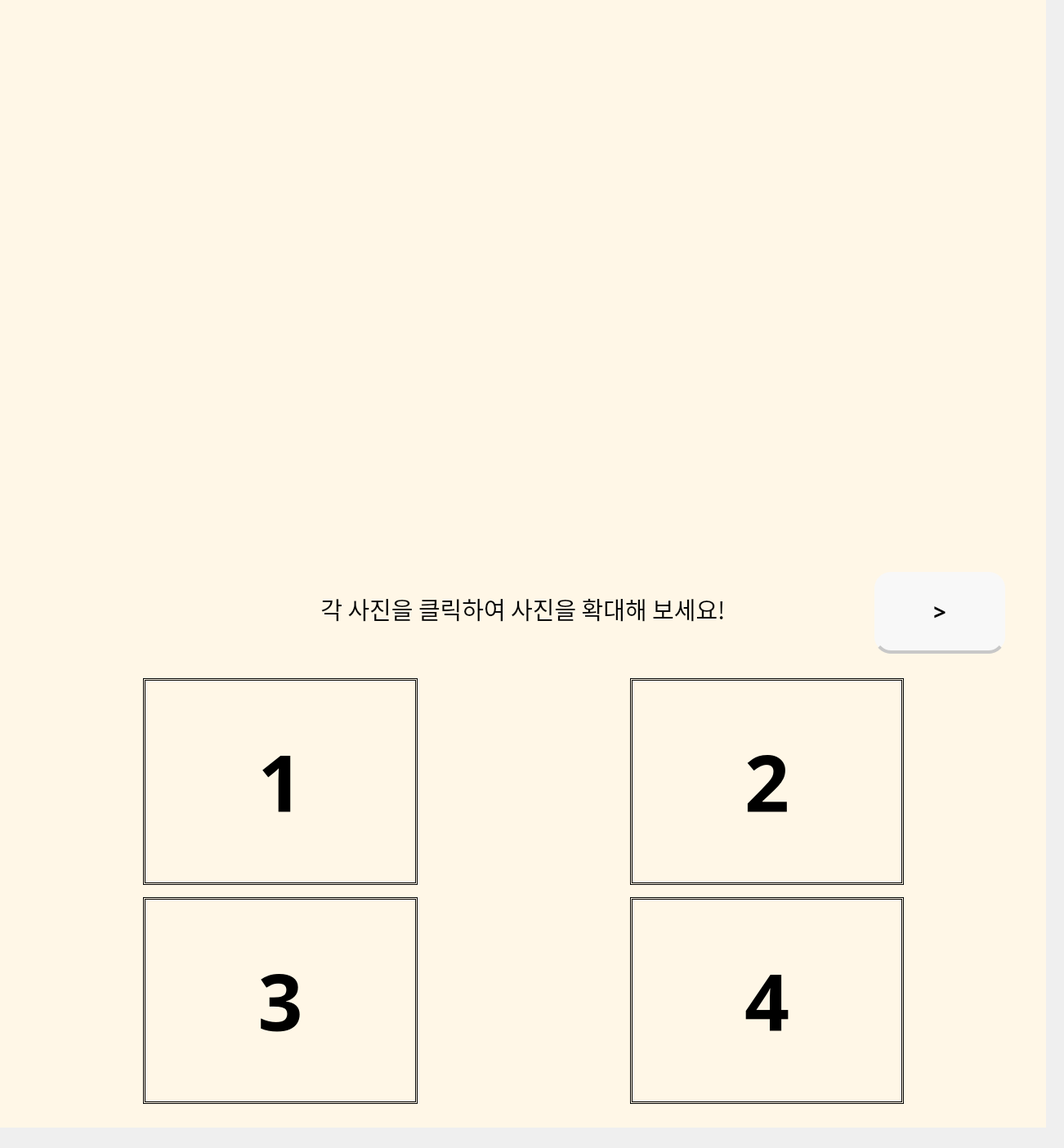
<?xml version="1.0" encoding="UTF-8"?>
<ui version="4.0">
 <class>MainWindow</class>
 <widget class="QMainWindow" name="MainWindow">
  <property name="geometry">
   <rect>
    <x>0</x>
    <y>0</y>
    <width>1302</width>
    <height>1405</height>
   </rect>
  </property>
  <property name="windowTitle">
   <string>MainWindow</string>
  </property>
  <widget class="QWidget" name="centralwidget">
   <widget class="QStackedWidget" name="stack">
    <property name="geometry">
     <rect>
      <x>0</x>
      <y>660</y>
      <width>1280</width>
      <height>720</height>
     </rect>
    </property>
    <property name="sizePolicy">
     <sizepolicy hsizetype="Fixed" vsizetype="Fixed">
      <horstretch>0</horstretch>
      <verstretch>0</verstretch>
     </sizepolicy>
    </property>
    <property name="styleSheet">
     <string notr="true">background-color : #FFF7E7</string>
    </property>
    <property name="currentIndex">
     <number>3</number>
    </property>
    <widget class="QWidget" name="InitPage">
     <widget class="QLabel" name="label">
      <property name="geometry">
       <rect>
        <x>4</x>
        <y>330</y>
        <width>1271</width>
        <height>60</height>
       </rect>
      </property>
      <property name="font">
       <font>
        <family>Leferi Base Type</family>
        <weight>75</weight>
        <bold>true</bold>
       </font>
      </property>
      <property name="layoutDirection">
       <enum>Qt::LeftToRight</enum>
      </property>
      <property name="styleSheet">
       <string notr="true">color : #000000</string>
      </property>
      <property name="text">
       <string>&lt;html&gt;&lt;head/&gt;&lt;body&gt;&lt;p align=&quot;center&quot;&gt;&lt;span style=&quot; font-size:16pt; font-weight:600;&quot;&gt;터치하여 PhoRest를 시작해 보세요&lt;/span&gt;&lt;/p&gt;&lt;/body&gt;&lt;/html&gt;</string>
      </property>
      <property name="alignment">
       <set>Qt::AlignCenter</set>
      </property>
     </widget>
    </widget>
    <widget class="QWidget" name="ChoosePeoplePage">
     <widget class="QLabel" name="label_3">
      <property name="geometry">
       <rect>
        <x>220</x>
        <y>20</y>
        <width>840</width>
        <height>100</height>
       </rect>
      </property>
      <property name="font">
       <font>
        <family>Leferi Point Type Special</family>
        <weight>50</weight>
        <bold>false</bold>
       </font>
      </property>
      <property name="text">
       <string>&lt;html&gt;&lt;head/&gt;&lt;body&gt;&lt;p align=&quot;center&quot;&gt;&lt;span style=&quot; font-size:26pt; font-weight:400;&quot;&gt;촬영할 인원수를 선택해주세요&lt;/span&gt;&lt;/p&gt;&lt;/body&gt;&lt;/html&gt;</string>
      </property>
     </widget>
     <widget class="QPushButton" name="NextBtn">
      <property name="geometry">
       <rect>
        <x>1070</x>
        <y>40</y>
        <width>160</width>
        <height>100</height>
       </rect>
      </property>
      <property name="font">
       <font>
        <family>Leferi Point Type Special</family>
        <pointsize>20</pointsize>
        <weight>50</weight>
        <bold>false</bold>
       </font>
      </property>
      <property name="styleSheet">
       <string notr="true">QPushButton{
	color: black;
    background-color: #F8F8F8		;
    padding: 12px;
    border-bottom: 4px solid #c8c8c8;
	border-radius: 20%;
}</string>
      </property>
      <property name="text">
       <string>다음</string>
      </property>
     </widget>
     <widget class="QWidget" name="gridLayoutWidget">
      <property name="geometry">
       <rect>
        <x>10</x>
        <y>170</y>
        <width>1261</width>
        <height>521</height>
       </rect>
      </property>
      <layout class="QGridLayout" name="gridLayout">
       <property name="leftMargin">
        <number>50</number>
       </property>
       <property name="topMargin">
        <number>20</number>
       </property>
       <property name="rightMargin">
        <number>50</number>
       </property>
       <property name="bottomMargin">
        <number>20</number>
       </property>
       <property name="horizontalSpacing">
        <number>100</number>
       </property>
       <property name="verticalSpacing">
        <number>50</number>
       </property>
       <item row="0" column="2">
        <widget class="QPushButton" name="Btn3">
         <property name="sizePolicy">
          <sizepolicy hsizetype="Preferred" vsizetype="Preferred">
           <horstretch>0</horstretch>
           <verstretch>0</verstretch>
          </sizepolicy>
         </property>
         <property name="font">
          <font>
           <family>Leferi Base Type Bold</family>
           <pointsize>36</pointsize>
           <weight>75</weight>
           <bold>true</bold>
          </font>
         </property>
         <property name="styleSheet">
          <string notr="true">QPushButton{
	color: black;
    background-color: #F8F8F8		;
    padding: 12px;
    border-bottom: 4px solid #c8c8c8;
	border-radius: 50%;
}</string>
         </property>
         <property name="text">
          <string>3명</string>
         </property>
        </widget>
       </item>
       <item row="0" column="0">
        <widget class="QPushButton" name="Btn1">
         <property name="enabled">
          <bool>true</bool>
         </property>
         <property name="sizePolicy">
          <sizepolicy hsizetype="Preferred" vsizetype="Preferred">
           <horstretch>0</horstretch>
           <verstretch>0</verstretch>
          </sizepolicy>
         </property>
         <property name="font">
          <font>
           <family>Leferi Base Type Bold</family>
           <pointsize>36</pointsize>
           <weight>75</weight>
           <bold>true</bold>
          </font>
         </property>
         <property name="contextMenuPolicy">
          <enum>Qt::DefaultContextMenu</enum>
         </property>
         <property name="styleSheet">
          <string notr="true">QPushButton{
	color: black;
    background-color: #F8F8F8		;
    padding: 12px;
    border-bottom: 4px solid #c8c8c8;
	border-radius: 50%;
}</string>
         </property>
         <property name="text">
          <string>1명</string>
         </property>
        </widget>
       </item>
       <item row="0" column="1">
        <widget class="QPushButton" name="Btn2">
         <property name="sizePolicy">
          <sizepolicy hsizetype="Preferred" vsizetype="Preferred">
           <horstretch>0</horstretch>
           <verstretch>0</verstretch>
          </sizepolicy>
         </property>
         <property name="font">
          <font>
           <family>Leferi Base Type Bold</family>
           <pointsize>36</pointsize>
           <weight>75</weight>
           <bold>true</bold>
          </font>
         </property>
         <property name="styleSheet">
          <string notr="true">QPushButton{
	color: black;
    background-color: #F8F8F8		;
    padding: 12px;
    border-bottom: 4px solid #c8c8c8;
	border-radius: 50%;
}</string>
         </property>
         <property name="text">
          <string>2명</string>
         </property>
        </widget>
       </item>
       <item row="1" column="2">
        <widget class="QPushButton" name="Btn6">
         <property name="sizePolicy">
          <sizepolicy hsizetype="Preferred" vsizetype="Preferred">
           <horstretch>0</horstretch>
           <verstretch>0</verstretch>
          </sizepolicy>
         </property>
         <property name="font">
          <font>
           <family>Leferi Base Type Bold</family>
           <pointsize>36</pointsize>
           <weight>75</weight>
           <bold>true</bold>
          </font>
         </property>
         <property name="styleSheet">
          <string notr="true">QPushButton{
	color: black;
    background-color: #F8F8F8		;
    padding: 12px;
    border-bottom: 4px solid #c8c8c8;
	border-radius: 50%;
}</string>
         </property>
         <property name="text">
          <string>6명</string>
         </property>
        </widget>
       </item>
       <item row="1" column="1">
        <widget class="QPushButton" name="Btn5">
         <property name="sizePolicy">
          <sizepolicy hsizetype="Preferred" vsizetype="Preferred">
           <horstretch>0</horstretch>
           <verstretch>0</verstretch>
          </sizepolicy>
         </property>
         <property name="font">
          <font>
           <family>Leferi Base Type Bold</family>
           <pointsize>36</pointsize>
           <weight>75</weight>
           <bold>true</bold>
          </font>
         </property>
         <property name="styleSheet">
          <string notr="true">QPushButton{
	color: black;
    background-color: #F8F8F8		;
    padding: 12px;
    border-bottom: 4px solid #c8c8c8;
	border-radius: 50%;
}</string>
         </property>
         <property name="text">
          <string>5명</string>
         </property>
        </widget>
       </item>
       <item row="1" column="0">
        <widget class="QPushButton" name="Btn4">
         <property name="sizePolicy">
          <sizepolicy hsizetype="Preferred" vsizetype="Preferred">
           <horstretch>0</horstretch>
           <verstretch>0</verstretch>
          </sizepolicy>
         </property>
         <property name="font">
          <font>
           <family>Leferi Base Type Bold</family>
           <pointsize>36</pointsize>
           <weight>75</weight>
           <bold>true</bold>
          </font>
         </property>
         <property name="styleSheet">
          <string notr="true">QPushButton{
	color: black;
    background-color: #F8F8F8		;
    padding: 12px;
    border-bottom: 4px solid #c8c8c8;
	border-radius: 50%;
}</string>
         </property>
         <property name="text">
          <string>4명</string>
         </property>
        </widget>
       </item>
      </layout>
     </widget>
     <widget class="QLabel" name="label_7">
      <property name="geometry">
       <rect>
        <x>220</x>
        <y>110</y>
        <width>831</width>
        <height>41</height>
       </rect>
      </property>
      <property name="font">
       <font>
        <family>Leferi Point Type Special</family>
        <pointsize>16</pointsize>
        <weight>50</weight>
        <bold>false</bold>
       </font>
      </property>
      <property name="text">
       <string>&lt;html&gt;&lt;head/&gt;&lt;body&gt;&lt;p align=&quot;center&quot;&gt;&lt;span style=&quot; font-size:14pt;&quot;&gt;버튼을 클릭하면 위쪽 화면에 추천 포즈가 나타납니다&lt;/span&gt;&lt;/p&gt;&lt;/body&gt;&lt;/html&gt;</string>
      </property>
     </widget>
    </widget>
    <widget class="QWidget" name="ShotPage">
     <widget class="QPushButton" name="Btn_Already">
      <property name="geometry">
       <rect>
        <x>410</x>
        <y>260</y>
        <width>460</width>
        <height>200</height>
       </rect>
      </property>
      <property name="font">
       <font>
        <family>Leferi Base Type Bold</family>
        <pointsize>24</pointsize>
        <weight>75</weight>
        <bold>true</bold>
       </font>
      </property>
      <property name="autoFillBackground">
       <bool>false</bool>
      </property>
      <property name="styleSheet">
       <string notr="true">QPushButton{
	color: black;
    background-color: #F8F8F8		;
    padding: 12px;
    border-radius: 4px;
    border-bottom: 4px solid #c8c8c8;
	border-radius: 20px;
}</string>
      </property>
      <property name="text">
       <string>촬영 시작</string>
      </property>
      <property name="autoDefault">
       <bool>false</bool>
      </property>
      <property name="default">
       <bool>false</bool>
      </property>
      <property name="flat">
       <bool>false</bool>
      </property>
     </widget>
     <widget class="QPushButton" name="Btn_Back_2">
      <property name="geometry">
       <rect>
        <x>40</x>
        <y>40</y>
        <width>160</width>
        <height>100</height>
       </rect>
      </property>
      <property name="font">
       <font>
        <family>Leferi Base Type Bold</family>
        <pointsize>14</pointsize>
        <weight>75</weight>
        <bold>true</bold>
       </font>
      </property>
      <property name="styleSheet">
       <string notr="true">QPushButton{
	color: black;
    background-color: #F8F8F8		;
    padding: 12px;
    border-radius: 4px;
    border-bottom: 4px solid #c8c8c8;
	border-radius: 20px;
}</string>
      </property>
      <property name="text">
       <string>뒤로</string>
      </property>
     </widget>
     <widget class="QLabel" name="label_9">
      <property name="geometry">
       <rect>
        <x>0</x>
        <y>50</y>
        <width>1280</width>
        <height>50</height>
       </rect>
      </property>
      <property name="font">
       <font>
        <family>Leferi Point Type Special</family>
        <pointsize>16</pointsize>
        <weight>50</weight>
        <bold>false</bold>
       </font>
      </property>
      <property name="text">
       <string>&lt;html&gt;&lt;head/&gt;&lt;body&gt;&lt;p align=&quot;center&quot;&gt;촬영 시작을 눌러 촬영을 시작하세요! &lt;/p&gt;&lt;/body&gt;&lt;/html&gt;</string>
      </property>
     </widget>
     <widget class="QLabel" name="label_12">
      <property name="geometry">
       <rect>
        <x>0</x>
        <y>100</y>
        <width>1280</width>
        <height>50</height>
       </rect>
      </property>
      <property name="font">
       <font>
        <family>Leferi Point Type Special</family>
        <pointsize>16</pointsize>
        <weight>50</weight>
        <bold>false</bold>
       </font>
      </property>
      <property name="text">
       <string>&lt;html&gt;&lt;head/&gt;&lt;body&gt;&lt;p align=&quot;center&quot;&gt;카운트 다운 6초부터 동영상 촬영을 시작합니다.&lt;/p&gt;&lt;/body&gt;&lt;/html&gt;</string>
      </property>
     </widget>
     <zorder>label_12</zorder>
     <zorder>label_9</zorder>
     <zorder>Btn_Already</zorder>
     <zorder>Btn_Back_2</zorder>
    </widget>
    <widget class="QWidget" name="PhotoPage">
     <widget class="QWidget" name="gridLayoutWidget_3">
      <property name="geometry">
       <rect>
        <x>40</x>
        <y>160</y>
        <width>1201</width>
        <height>541</height>
       </rect>
      </property>
      <layout class="QGridLayout" name="gridLayout_3">
       <property name="leftMargin">
        <number>135</number>
       </property>
       <property name="topMargin">
        <number>10</number>
       </property>
       <property name="rightMargin">
        <number>135</number>
       </property>
       <property name="bottomMargin">
        <number>10</number>
       </property>
       <property name="horizontalSpacing">
        <number>260</number>
       </property>
       <property name="verticalSpacing">
        <number>15</number>
       </property>
       <item row="1" column="0">
        <widget class="QLabel" name="Photo3">
         <property name="font">
          <font>
           <family>Leferi Base Type Bold</family>
           <pointsize>72</pointsize>
           <weight>75</weight>
           <bold>true</bold>
          </font>
         </property>
         <property name="styleSheet">
          <string notr="true">QLabel{
	border : 3px double #000000;
}</string>
         </property>
         <property name="text">
          <string>3</string>
         </property>
         <property name="alignment">
          <set>Qt::AlignCenter</set>
         </property>
        </widget>
       </item>
       <item row="0" column="0">
        <widget class="QLabel" name="Photo1">
         <property name="font">
          <font>
           <family>Leferi Base Type Bold</family>
           <pointsize>72</pointsize>
           <weight>75</weight>
           <bold>true</bold>
          </font>
         </property>
         <property name="styleSheet">
          <string notr="true">QLabel{
	border : 3px double #000000;
}</string>
         </property>
         <property name="text">
          <string>1</string>
         </property>
         <property name="alignment">
          <set>Qt::AlignCenter</set>
         </property>
        </widget>
       </item>
       <item row="0" column="1">
        <widget class="QLabel" name="Photo2">
         <property name="font">
          <font>
           <family>Leferi Base Type Bold</family>
           <pointsize>72</pointsize>
           <weight>75</weight>
           <bold>true</bold>
          </font>
         </property>
         <property name="styleSheet">
          <string notr="true">QLabel{
	border : 3px double #000000;
}</string>
         </property>
         <property name="text">
          <string>2</string>
         </property>
         <property name="alignment">
          <set>Qt::AlignCenter</set>
         </property>
        </widget>
       </item>
       <item row="1" column="1">
        <widget class="QLabel" name="Photo4">
         <property name="font">
          <font>
           <family>Leferi Base Type Bold</family>
           <pointsize>72</pointsize>
           <weight>75</weight>
           <bold>true</bold>
          </font>
         </property>
         <property name="styleSheet">
          <string notr="true">QLabel{
	border : 3px double #000000;
}</string>
         </property>
         <property name="text">
          <string>4</string>
         </property>
         <property name="alignment">
          <set>Qt::AlignCenter</set>
         </property>
        </widget>
       </item>
      </layout>
     </widget>
     <widget class="QPushButton" name="NextBtn_3">
      <property name="geometry">
       <rect>
        <x>1070</x>
        <y>40</y>
        <width>160</width>
        <height>100</height>
       </rect>
      </property>
      <property name="font">
       <font>
        <family>Leferi Base Type Bold</family>
        <pointsize>20</pointsize>
        <weight>75</weight>
        <bold>true</bold>
       </font>
      </property>
      <property name="styleSheet">
       <string notr="true">QPushButton{
	color: black;
    background-color: #F8F8F8		;
    padding: 12px;
    border-radius: 4px;
    border-bottom: 4px solid #c8c8c8;
	border-radius: 20px;
}</string>
      </property>
      <property name="text">
       <string>&gt;</string>
      </property>
     </widget>
     <widget class="QLabel" name="label_2">
      <property name="geometry">
       <rect>
        <x>40</x>
        <y>160</y>
        <width>1200</width>
        <height>540</height>
       </rect>
      </property>
      <property name="styleSheet">
       <string notr="true">QLabel{
	border : 3px solid black;
}</string>
      </property>
      <property name="text">
       <string/>
      </property>
     </widget>
     <widget class="QLabel" name="PhotoPage_Label">
      <property name="geometry">
       <rect>
        <x>0</x>
        <y>40</y>
        <width>1280</width>
        <height>91</height>
       </rect>
      </property>
      <property name="font">
       <font>
        <family>Leferi Point Type Special</family>
        <pointsize>16</pointsize>
        <weight>50</weight>
        <bold>false</bold>
       </font>
      </property>
      <property name="text">
       <string>&lt;html&gt;&lt;head/&gt;&lt;body&gt;&lt;p align=&quot;center&quot;&gt;&lt;span style=&quot; font-size:22pt;&quot;&gt;각 사진을 클릭하여 사진을 확대해 보세요!&lt;/span&gt;&lt;/p&gt;&lt;/body&gt;&lt;/html&gt;</string>
      </property>
     </widget>
     <zorder>PhotoPage_Label</zorder>
     <zorder>label_2</zorder>
     <zorder>gridLayoutWidget_3</zorder>
     <zorder>NextBtn_3</zorder>
    </widget>
    <widget class="QWidget" name="ChooseFramePage">
     <widget class="QLabel" name="label_5">
      <property name="geometry">
       <rect>
        <x>220</x>
        <y>40</y>
        <width>840</width>
        <height>100</height>
       </rect>
      </property>
      <property name="font">
       <font>
        <family>Leferi Point Type Special</family>
        <weight>50</weight>
        <bold>false</bold>
       </font>
      </property>
      <property name="text">
       <string>&lt;html&gt;&lt;head/&gt;&lt;body&gt;&lt;p align=&quot;center&quot;&gt;&lt;span style=&quot; font-size:26pt;&quot;&gt;사용할 프레임을 선택해주세요&lt;/span&gt;&lt;/p&gt;&lt;/body&gt;&lt;/html&gt;</string>
      </property>
     </widget>
     <widget class="QPushButton" name="PrintBtn">
      <property name="geometry">
       <rect>
        <x>1070</x>
        <y>40</y>
        <width>160</width>
        <height>100</height>
       </rect>
      </property>
      <property name="font">
       <font>
        <family>Leferi Base Type Bold</family>
        <pointsize>20</pointsize>
        <weight>75</weight>
        <bold>true</bold>
       </font>
      </property>
      <property name="styleSheet">
       <string notr="true">QPushButton{
	color: black;
    background-color: #F8F8F8		;
    padding: 12px;
    border-radius: 4px;
    border-bottom: 4px solid #c8c8c8;
	border-radius: 20px;
}</string>
      </property>
      <property name="text">
       <string>다음</string>
      </property>
     </widget>
     <widget class="QPushButton" name="ApplyBtn">
      <property name="geometry">
       <rect>
        <x>1060</x>
        <y>570</y>
        <width>91</width>
        <height>81</height>
       </rect>
      </property>
      <property name="font">
       <font>
        <family>Leferi Base Type Bold</family>
        <pointsize>12</pointsize>
        <weight>75</weight>
        <bold>true</bold>
       </font>
      </property>
      <property name="styleSheet">
       <string notr="true">QPushButton{
	color: black;
    background-color: #F8F8F8		;
    padding: 12px;
    border-radius: 4px;
    border-bottom: 4px solid #c8c8c8;
	border-radius: 20px;
}</string>
      </property>
      <property name="text">
       <string>적용</string>
      </property>
     </widget>
     <widget class="QLineEdit" name="Frame_Id">
      <property name="geometry">
       <rect>
        <x>810</x>
        <y>570</y>
        <width>231</width>
        <height>80</height>
       </rect>
      </property>
      <property name="font">
       <font>
        <family>Leferi Base Type</family>
        <pointsize>20</pointsize>
        <weight>75</weight>
        <bold>true</bold>
       </font>
      </property>
      <property name="styleSheet">
       <string notr="true"/>
      </property>
      <property name="text">
       <string/>
      </property>
      <property name="alignment">
       <set>Qt::AlignCenter</set>
      </property>
     </widget>
     <widget class="QPushButton" name="Basic_Frame_1">
      <property name="geometry">
       <rect>
        <x>110</x>
        <y>170</y>
        <width>300</width>
        <height>80</height>
       </rect>
      </property>
      <property name="styleSheet">
       <string notr="true">background-color : #FFFFFF</string>
      </property>
      <property name="text">
       <string/>
      </property>
     </widget>
     <widget class="QPushButton" name="Basic_Frame_2">
      <property name="geometry">
       <rect>
        <x>110</x>
        <y>310</y>
        <width>300</width>
        <height>80</height>
       </rect>
      </property>
      <property name="styleSheet">
       <string notr="true">background-color : #DEFF99</string>
      </property>
      <property name="text">
       <string/>
      </property>
     </widget>
     <widget class="QPushButton" name="Basic_Frame_3">
      <property name="geometry">
       <rect>
        <x>110</x>
        <y>450</y>
        <width>300</width>
        <height>80</height>
       </rect>
      </property>
      <property name="styleSheet">
       <string notr="true">background-color : #BDD0FF	</string>
      </property>
      <property name="text">
       <string/>
      </property>
     </widget>
     <widget class="QPushButton" name="Basic_Frame_4">
      <property name="geometry">
       <rect>
        <x>110</x>
        <y>580</y>
        <width>300</width>
        <height>80</height>
       </rect>
      </property>
      <property name="styleSheet">
       <string notr="true">background-color : #000000</string>
      </property>
      <property name="text">
       <string/>
      </property>
     </widget>
     <widget class="QPushButton" name="Basic_Frame_5">
      <property name="geometry">
       <rect>
        <x>470</x>
        <y>170</y>
        <width>300</width>
        <height>80</height>
       </rect>
      </property>
      <property name="styleSheet">
       <string notr="true">border-image:url('./Frame/Frame_5.png')</string>
      </property>
      <property name="text">
       <string/>
      </property>
     </widget>
     <widget class="QPushButton" name="Basic_Frame_6">
      <property name="geometry">
       <rect>
        <x>470</x>
        <y>310</y>
        <width>300</width>
        <height>80</height>
       </rect>
      </property>
      <property name="styleSheet">
       <string notr="true">border-image:url('./Frame/Frame_6.png')</string>
      </property>
      <property name="text">
       <string/>
      </property>
     </widget>
     <widget class="QPushButton" name="Basic_Frame_7">
      <property name="geometry">
       <rect>
        <x>470</x>
        <y>450</y>
        <width>300</width>
        <height>80</height>
       </rect>
      </property>
      <property name="styleSheet">
       <string notr="true">border-image:url('./Frame/Frame_7.png')</string>
      </property>
      <property name="text">
       <string/>
      </property>
     </widget>
     <widget class="QPushButton" name="Basic_Frame_8">
      <property name="geometry">
       <rect>
        <x>470</x>
        <y>580</y>
        <width>300</width>
        <height>80</height>
       </rect>
      </property>
      <property name="styleSheet">
       <string notr="true">border-image:url('./Frame/Frame_8.png')
</string>
      </property>
      <property name="text">
       <string/>
      </property>
     </widget>
     <widget class="QLabel" name="label_6">
      <property name="geometry">
       <rect>
        <x>799</x>
        <y>160</y>
        <width>451</width>
        <height>61</height>
       </rect>
      </property>
      <property name="font">
       <font>
        <family>Leferi Point Type Special</family>
        <weight>50</weight>
        <bold>false</bold>
       </font>
      </property>
      <property name="text">
       <string>&lt;html&gt;&lt;head/&gt;&lt;body&gt;&lt;p align=&quot;center&quot;&gt;&lt;span style=&quot; font-size:12pt;&quot;&gt;더 많은 프레임 적용하기&lt;/span&gt;&lt;/p&gt;&lt;/body&gt;&lt;/html&gt;</string>
      </property>
     </widget>
     <widget class="QLabel" name="label_4">
      <property name="geometry">
       <rect>
        <x>910</x>
        <y>240</y>
        <width>250</width>
        <height>250</height>
       </rect>
      </property>
      <property name="styleSheet">
       <string notr="true">border-image:url('./QR_Dummy.png')</string>
      </property>
      <property name="text">
       <string/>
      </property>
     </widget>
     <widget class="QLabel" name="label_8">
      <property name="geometry">
       <rect>
        <x>809</x>
        <y>500</y>
        <width>441</width>
        <height>61</height>
       </rect>
      </property>
      <property name="font">
       <font>
        <family>Leferi Point Type Special</family>
        <weight>50</weight>
        <bold>false</bold>
       </font>
      </property>
      <property name="text">
       <string>&lt;html&gt;&lt;head/&gt;&lt;body&gt;&lt;p align=&quot;center&quot;&gt;&lt;span style=&quot; font-size:8pt;&quot;&gt;프레임 번호를 입력 후 적용 버튼을 눌러주세요&lt;/span&gt;&lt;/p&gt;&lt;/body&gt;&lt;/html&gt;</string>
      </property>
     </widget>
     <widget class="QPushButton" name="EraseBtn">
      <property name="geometry">
       <rect>
        <x>1170</x>
        <y>570</y>
        <width>91</width>
        <height>81</height>
       </rect>
      </property>
      <property name="font">
       <font>
        <family>Leferi Base Type Bold</family>
        <pointsize>12</pointsize>
        <weight>75</weight>
        <bold>true</bold>
       </font>
      </property>
      <property name="styleSheet">
       <string notr="true">QPushButton{
	color: black;
    background-color: #F8F8F8		;
    padding: 12px;
    border-radius: 4px;
    border-bottom: 4px solid #c8c8c8;
	border-radius: 20px;
}</string>
      </property>
      <property name="text">
       <string>지우기</string>
      </property>
     </widget>
     <widget class="QLabel" name="Warning_label">
      <property name="geometry">
       <rect>
        <x>770</x>
        <y>660</y>
        <width>311</width>
        <height>41</height>
       </rect>
      </property>
      <property name="font">
       <font>
        <family>Leferi Point Type Special</family>
        <weight>50</weight>
        <bold>false</bold>
       </font>
      </property>
      <property name="text">
       <string>&lt;html&gt;&lt;head/&gt;&lt;body&gt;&lt;p align=&quot;center&quot;&gt;&lt;span style=&quot; font-size:8pt;&quot;&gt;프레임 번호를 정확히 입력해주세요&lt;/span&gt;&lt;/p&gt;&lt;/body&gt;&lt;/html&gt;</string>
      </property>
     </widget>
    </widget>
    <widget class="QWidget" name="PrintingPage">
     <widget class="QLabel" name="label_10">
      <property name="geometry">
       <rect>
        <x>250</x>
        <y>270</y>
        <width>691</width>
        <height>161</height>
       </rect>
      </property>
      <property name="text">
       <string>&lt;html&gt;&lt;head/&gt;&lt;body&gt;&lt;p align=&quot;center&quot;&gt;이 화면 건너 뛰네;;&lt;/p&gt;&lt;/body&gt;&lt;/html&gt;</string>
      </property>
     </widget>
    </widget>
    <widget class="QWidget" name="DonePrinting">
     <widget class="QLabel" name="label_11">
      <property name="geometry">
       <rect>
        <x>0</x>
        <y>350</y>
        <width>1280</width>
        <height>180</height>
       </rect>
      </property>
      <property name="font">
       <font>
        <family>Leferi Base Type Bold</family>
        <weight>75</weight>
        <bold>true</bold>
       </font>
      </property>
      <property name="text">
       <string>&lt;html&gt;&lt;head/&gt;&lt;body&gt;&lt;p align=&quot;center&quot;&gt;&lt;span style=&quot; font-size:28pt;&quot;&gt;당신의 추억을 가져가세요&lt;/span&gt;&lt;/p&gt;&lt;/body&gt;&lt;/html&gt;</string>
      </property>
     </widget>
     <widget class="QLabel" name="LogoImg_2">
      <property name="geometry">
       <rect>
        <x>540</x>
        <y>160</y>
        <width>200</width>
        <height>200</height>
       </rect>
      </property>
      <property name="styleSheet">
       <string notr="true">border-image:url('./logo.png')</string>
      </property>
      <property name="text">
       <string/>
      </property>
      <property name="alignment">
       <set>Qt::AlignCenter</set>
      </property>
     </widget>
    </widget>
   </widget>
   <widget class="QStackedWidget" name="TopStack">
    <property name="geometry">
     <rect>
      <x>0</x>
      <y>0</y>
      <width>1280</width>
      <height>660</height>
     </rect>
    </property>
    <property name="sizePolicy">
     <sizepolicy hsizetype="Fixed" vsizetype="Fixed">
      <horstretch>0</horstretch>
      <verstretch>0</verstretch>
     </sizepolicy>
    </property>
    <property name="styleSheet">
     <string notr="true">background-color : #FFF7E7</string>
    </property>
    <property name="currentIndex">
     <number>0</number>
    </property>
    <widget class="QWidget" name="LogoPage">
     <widget class="QLabel" name="LogoImg">
      <property name="geometry">
       <rect>
        <x>540</x>
        <y>230</y>
        <width>200</width>
        <height>200</height>
       </rect>
      </property>
      <property name="styleSheet">
       <string notr="true">border-image:url('./logo.png')</string>
      </property>
      <property name="text">
       <string/>
      </property>
      <property name="alignment">
       <set>Qt::AlignCenter</set>
      </property>
     </widget>
    </widget>
    <widget class="QWidget" name="RecommandPosePage">
     <widget class="QPushButton" name="LeftBtn">
      <property name="geometry">
       <rect>
        <x>60</x>
        <y>265</y>
        <width>130</width>
        <height>130</height>
       </rect>
      </property>
      <property name="font">
       <font>
        <family>Leferi Base Type Bold</family>
        <pointsize>20</pointsize>
        <weight>75</weight>
        <bold>true</bold>
       </font>
      </property>
      <property name="styleSheet">
       <string notr="true">QPushButton{
	color: black;
    background-color: #F8F8F8		;
    padding: 12px;
    border-bottom: 4px solid #c8c8c8;
	border-radius: 20%;
}</string>
      </property>
      <property name="text">
       <string>&lt;</string>
      </property>
     </widget>
     <widget class="QPushButton" name="RightBtn">
      <property name="geometry">
       <rect>
        <x>1090</x>
        <y>265</y>
        <width>130</width>
        <height>130</height>
       </rect>
      </property>
      <property name="font">
       <font>
        <family>Leferi Base Type Bold</family>
        <pointsize>20</pointsize>
        <weight>75</weight>
        <bold>true</bold>
       </font>
      </property>
      <property name="styleSheet">
       <string notr="true">QPushButton{
	color: black;
    background-color: #F8F8F8		;
    padding: 12px;
    border-bottom: 4px solid #c8c8c8;
	border-radius: 20%;
}</string>
      </property>
      <property name="text">
       <string>&gt;</string>
      </property>
     </widget>
     <widget class="QLabel" name="Pose_img">
      <property name="geometry">
       <rect>
        <x>240</x>
        <y>30</y>
        <width>800</width>
        <height>600</height>
       </rect>
      </property>
      <property name="text">
       <string>포즈 이미지</string>
      </property>
      <property name="alignment">
       <set>Qt::AlignCenter</set>
      </property>
     </widget>
    </widget>
    <widget class="QWidget" name="ShotPage_Top">
     <widget class="QLabel" name="Label_Camera">
      <property name="geometry">
       <rect>
        <x>240</x>
        <y>30</y>
        <width>800</width>
        <height>600</height>
       </rect>
      </property>
      <property name="styleSheet">
       <string notr="true">QLabel{
	border : 3px solid black;
}</string>
      </property>
      <property name="text">
       <string>카메라 화면 띄워줄 공간</string>
      </property>
      <property name="alignment">
       <set>Qt::AlignCenter</set>
      </property>
     </widget>
     <widget class="QLabel" name="Label_Timer">
      <property name="geometry">
       <rect>
        <x>30</x>
        <y>40</y>
        <width>161</width>
        <height>201</height>
       </rect>
      </property>
      <property name="font">
       <font>
        <family>Leferi Base Type Bold</family>
        <pointsize>36</pointsize>
        <weight>75</weight>
        <bold>true</bold>
       </font>
      </property>
      <property name="text">
       <string>&lt;html&gt;&lt;head/&gt;&lt;body&gt;&lt;p align=&quot;center&quot;&gt;&lt;span style=&quot; font-size:48pt; font-weight:600;&quot;&gt;15&lt;/span&gt;&lt;/p&gt;&lt;/body&gt;&lt;/html&gt;</string>
      </property>
      <property name="alignment">
       <set>Qt::AlignCenter</set>
      </property>
     </widget>
    </widget>
    <widget class="QWidget" name="CheckPhoto">
     <widget class="QLabel" name="Top_Big_Photo">
      <property name="geometry">
       <rect>
        <x>240</x>
        <y>30</y>
        <width>800</width>
        <height>600</height>
       </rect>
      </property>
      <property name="styleSheet">
       <string notr="true">QLabel{
	border : 3px solid black;
}</string>
      </property>
      <property name="text">
       <string>이미지 크게 보여줄 공간</string>
      </property>
      <property name="alignment">
       <set>Qt::AlignCenter</set>
      </property>
     </widget>
    </widget>
    <widget class="QWidget" name="SuccessPage">
     <widget class="QLabel" name="PhotoPlusFrame">
      <property name="geometry">
       <rect>
        <x>200</x>
        <y>30</y>
        <width>900</width>
        <height>600</height>
       </rect>
      </property>
      <property name="contextMenuPolicy">
       <enum>Qt::DefaultContextMenu</enum>
      </property>
      <property name="styleSheet">
       <string notr="true">QLabel{
	border : 3px solid black;
}</string>
      </property>
      <property name="text">
       <string>프레임 적용 이미지를 띄워줄 예정</string>
      </property>
      <property name="alignment">
       <set>Qt::AlignCenter</set>
      </property>
     </widget>
    </widget>
   </widget>
  </widget>
 </widget>
 <resources/>
 <connections>
  <connection>
   <sender>NextBtn</sender>
   <signal>clicked()</signal>
   <receiver>MainWindow</receiver>
   <slot>NextBottomButton_to_2()</slot>
   <hints>
    <hint type="sourcelabel">
     <x>1140</x>
     <y>700</y>
    </hint>
    <hint type="destinationlabel">
     <x>841</x>
     <y>120</y>
    </hint>
   </hints>
  </connection>
  <connection>
   <sender>Btn1</sender>
   <signal>clicked()</signal>
   <receiver>MainWindow</receiver>
   <slot>Press_Btn1()</slot>
   <hints>
    <hint type="sourcelabel">
     <x>211</x>
     <y>890</y>
    </hint>
    <hint type="destinationlabel">
     <x>860</x>
     <y>222</y>
    </hint>
   </hints>
  </connection>
  <connection>
   <sender>Btn2</sender>
   <signal>clicked()</signal>
   <receiver>MainWindow</receiver>
   <slot>Press_Btn2()</slot>
   <hints>
    <hint type="sourcelabel">
     <x>590</x>
     <y>890</y>
    </hint>
    <hint type="destinationlabel">
     <x>834</x>
     <y>234</y>
    </hint>
   </hints>
  </connection>
  <connection>
   <sender>Btn3</sender>
   <signal>clicked()</signal>
   <receiver>MainWindow</receiver>
   <slot>Press_Btn3()</slot>
   <hints>
    <hint type="sourcelabel">
     <x>905</x>
     <y>890</y>
    </hint>
    <hint type="destinationlabel">
     <x>861</x>
     <y>255</y>
    </hint>
   </hints>
  </connection>
  <connection>
   <sender>Btn4</sender>
   <signal>clicked()</signal>
   <receiver>MainWindow</receiver>
   <slot>Press_Btn4()</slot>
   <hints>
    <hint type="sourcelabel">
     <x>379</x>
     <y>1186</y>
    </hint>
    <hint type="destinationlabel">
     <x>892</x>
     <y>278</y>
    </hint>
   </hints>
  </connection>
  <connection>
   <sender>Btn5</sender>
   <signal>clicked()</signal>
   <receiver>MainWindow</receiver>
   <slot>Press_Btn5()</slot>
   <hints>
    <hint type="sourcelabel">
     <x>682</x>
     <y>1330</y>
    </hint>
    <hint type="destinationlabel">
     <x>871</x>
     <y>314</y>
    </hint>
   </hints>
  </connection>
  <connection>
   <sender>Btn6</sender>
   <signal>clicked()</signal>
   <receiver>MainWindow</receiver>
   <slot>Press_Btn6()</slot>
   <hints>
    <hint type="sourcelabel">
     <x>1220</x>
     <y>1330</y>
    </hint>
    <hint type="destinationlabel">
     <x>877</x>
     <y>353</y>
    </hint>
   </hints>
  </connection>
  <connection>
   <sender>Btn_Already</sender>
   <signal>clicked()</signal>
   <receiver>MainWindow</receiver>
   <slot>Press_PreparedBtn()</slot>
   <hints>
    <hint type="sourcelabel">
     <x>474</x>
     <y>890</y>
    </hint>
    <hint type="destinationlabel">
     <x>841</x>
     <y>266</y>
    </hint>
   </hints>
  </connection>
  <connection>
   <sender>Btn_Back_2</sender>
   <signal>clicked()</signal>
   <receiver>MainWindow</receiver>
   <slot>Press_Back()</slot>
   <hints>
    <hint type="sourcelabel">
     <x>89</x>
     <y>700</y>
    </hint>
    <hint type="destinationlabel">
     <x>841</x>
     <y>551</y>
    </hint>
   </hints>
  </connection>
  <connection>
   <sender>NextBtn_3</sender>
   <signal>clicked()</signal>
   <receiver>MainWindow</receiver>
   <slot>NextBottomButton_to_4()</slot>
   <hints>
    <hint type="sourcelabel">
     <x>1160</x>
     <y>1260</y>
    </hint>
    <hint type="destinationlabel">
     <x>838</x>
     <y>896</y>
    </hint>
   </hints>
  </connection>
  <connection>
   <sender>PrintBtn</sender>
   <signal>clicked()</signal>
   <receiver>MainWindow</receiver>
   <slot>Press_Printing()</slot>
   <hints>
    <hint type="sourcelabel">
     <x>1070</x>
     <y>1270</y>
    </hint>
    <hint type="destinationlabel">
     <x>841</x>
     <y>865</y>
    </hint>
   </hints>
  </connection>
  <connection>
   <sender>ApplyBtn</sender>
   <signal>clicked()</signal>
   <receiver>MainWindow</receiver>
   <slot>Press_Applying()</slot>
   <hints>
    <hint type="sourcelabel">
     <x>1120</x>
     <y>1230</y>
    </hint>
    <hint type="destinationlabel">
     <x>851</x>
     <y>591</y>
    </hint>
   </hints>
  </connection>
  <connection>
   <sender>Basic_Frame_1</sender>
   <signal>clicked()</signal>
   <receiver>MainWindow</receiver>
   <slot>Press_BasicFrame1()</slot>
   <hints>
    <hint type="sourcelabel">
     <x>295</x>
     <y>985</y>
    </hint>
    <hint type="destinationlabel">
     <x>518</x>
     <y>1388</y>
    </hint>
   </hints>
  </connection>
  <connection>
   <sender>Basic_Frame_2</sender>
   <signal>clicked()</signal>
   <receiver>MainWindow</receiver>
   <slot>Press_BasicFrame2()</slot>
   <hints>
    <hint type="sourcelabel">
     <x>237</x>
     <y>1060</y>
    </hint>
    <hint type="destinationlabel">
     <x>263</x>
     <y>1388</y>
    </hint>
   </hints>
  </connection>
  <connection>
   <sender>Basic_Frame_3</sender>
   <signal>clicked()</signal>
   <receiver>MainWindow</receiver>
   <slot>Press_BasicFrame3()</slot>
   <hints>
    <hint type="sourcelabel">
     <x>158</x>
     <y>1178</y>
    </hint>
    <hint type="destinationlabel">
     <x>192</x>
     <y>1385</y>
    </hint>
   </hints>
  </connection>
  <connection>
   <sender>Basic_Frame_4</sender>
   <signal>clicked()</signal>
   <receiver>MainWindow</receiver>
   <slot>Press_BasicFrame4()</slot>
   <hints>
    <hint type="sourcelabel">
     <x>87</x>
     <y>1275</y>
    </hint>
    <hint type="destinationlabel">
     <x>105</x>
     <y>1388</y>
    </hint>
   </hints>
  </connection>
  <connection>
   <sender>Basic_Frame_5</sender>
   <signal>clicked()</signal>
   <receiver>MainWindow</receiver>
   <slot>Press_BasicFrame5()</slot>
   <hints>
    <hint type="sourcelabel">
     <x>689</x>
     <y>977</y>
    </hint>
    <hint type="destinationlabel">
     <x>640</x>
     <y>1388</y>
    </hint>
   </hints>
  </connection>
  <connection>
   <sender>Basic_Frame_6</sender>
   <signal>clicked()</signal>
   <receiver>MainWindow</receiver>
   <slot>Press_BasicFrame6()</slot>
   <hints>
    <hint type="sourcelabel">
     <x>641</x>
     <y>1080</y>
    </hint>
    <hint type="destinationlabel">
     <x>661</x>
     <y>1385</y>
    </hint>
   </hints>
  </connection>
  <connection>
   <sender>Basic_Frame_7</sender>
   <signal>clicked()</signal>
   <receiver>MainWindow</receiver>
   <slot>Press_BasicFrame7()</slot>
   <hints>
    <hint type="sourcelabel">
     <x>563</x>
     <y>1202</y>
    </hint>
    <hint type="destinationlabel">
     <x>555</x>
     <y>1383</y>
    </hint>
   </hints>
  </connection>
  <connection>
   <sender>Basic_Frame_8</sender>
   <signal>clicked()</signal>
   <receiver>MainWindow</receiver>
   <slot>Press_BasicFrame8()</slot>
   <hints>
    <hint type="sourcelabel">
     <x>525</x>
     <y>1294</y>
    </hint>
    <hint type="destinationlabel">
     <x>571</x>
     <y>1382</y>
    </hint>
   </hints>
  </connection>
  <connection>
   <sender>RightBtn</sender>
   <signal>clicked()</signal>
   <receiver>MainWindow</receiver>
   <slot>Press_RightBtn()</slot>
   <hints>
    <hint type="sourcelabel">
     <x>1173</x>
     <y>304</y>
    </hint>
    <hint type="destinationlabel">
     <x>1286</x>
     <y>88</y>
    </hint>
   </hints>
  </connection>
  <connection>
   <sender>LeftBtn</sender>
   <signal>clicked()</signal>
   <receiver>MainWindow</receiver>
   <slot>Press_LeftBtn()</slot>
   <hints>
    <hint type="sourcelabel">
     <x>95</x>
     <y>335</y>
    </hint>
    <hint type="destinationlabel">
     <x>1289</x>
     <y>148</y>
    </hint>
   </hints>
  </connection>
  <connection>
   <sender>EraseBtn</sender>
   <signal>clicked()</signal>
   <receiver>MainWindow</receiver>
   <slot>Erase_LineEdit()</slot>
   <hints>
    <hint type="sourcelabel">
     <x>1228</x>
     <y>1258</y>
    </hint>
    <hint type="destinationlabel">
     <x>1294</x>
     <y>1209</y>
    </hint>
   </hints>
  </connection>
 </connections>
 <slots>
  <slot>RecommandPose()</slot>
  <slot>NextBottomButton_to_2()</slot>
  <slot>Press_Btn1()</slot>
  <slot>Press_Btn2()</slot>
  <slot>Press_Btn3()</slot>
  <slot>Press_Btn4()</slot>
  <slot>Press_Btn5()</slot>
  <slot>Press_Btn6()</slot>
  <slot>Press_Btn7()</slot>
  <slot>Press_Btn8()</slot>
  <slot>Press_ShotBtn()</slot>
  <slot>Press_Back()</slot>
  <slot>Press_PreparedBtn()</slot>
  <slot>NextBottomButton_to_4()</slot>
  <slot>Press_Printing()</slot>
  <slot>Press_Applying()</slot>
  <slot>Press_PrevBtn()</slot>
  <slot>Press_BasicFrame1()</slot>
  <slot>Press_BasicFrame2()</slot>
  <slot>Press_BasicFrame3()</slot>
  <slot>Press_BasicFrame4()</slot>
  <slot>Press_BasicFrame5()</slot>
  <slot>Press_BasicFrame6()</slot>
  <slot>Press_BasicFrame7()</slot>
  <slot>Press_BasicFrame8()</slot>
  <slot>Press_RightBtn()</slot>
  <slot>Press_LeftBtn()</slot>
  <slot>Erase_LineEdit()</slot>
 </slots>
</ui>
